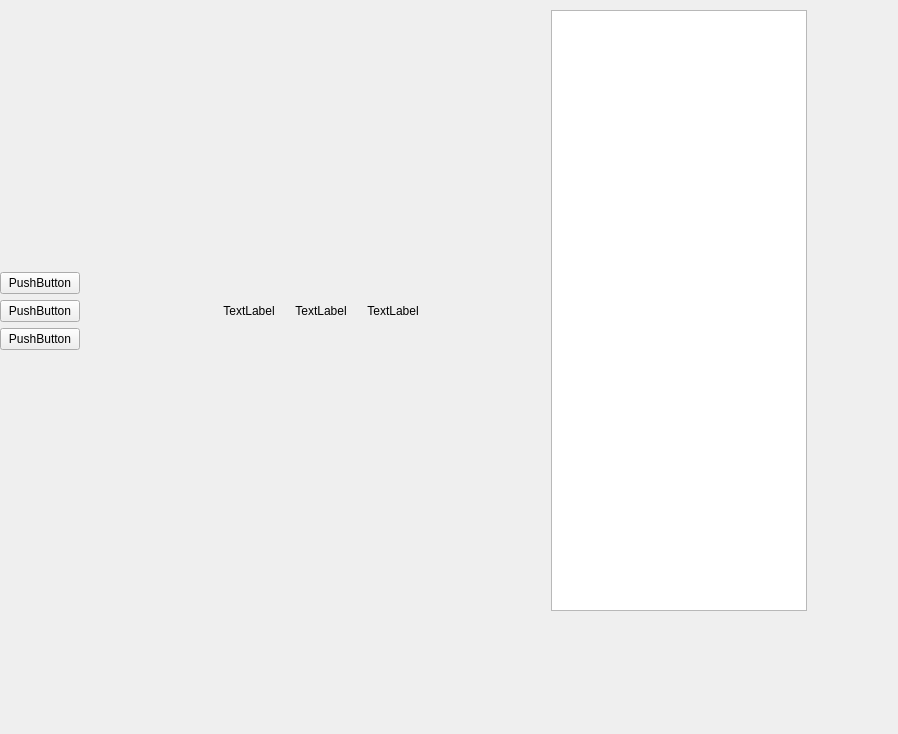
<?xml version="1.0" encoding="UTF-8"?>
<ui version="4.0">
 <class>MainWindow</class>
 <widget class="QMainWindow" name="MainWindow">
  <property name="geometry">
   <rect>
    <x>0</x>
    <y>0</y>
    <width>898</width>
    <height>734</height>
   </rect>
  </property>
  <property name="windowTitle">
   <string>XcomPerkEdit Test GUI v2</string>
  </property>
  <widget class="QWidget" name="centralwidget">
   <widget class="QWidget" name="gridLayoutWidget">
    <property name="geometry">
     <rect>
      <x>0</x>
      <y>0</y>
      <width>831</width>
      <height>621</height>
     </rect>
    </property>
    <layout class="QGridLayout" name="gridLayout" columnminimumwidth="0,0">
     <item row="0" column="0">
      <layout class="QVBoxLayout" name="ButtonVBoxLayout">
       <item>
        <spacer name="verticalSpacer">
         <property name="orientation">
          <enum>Qt::Vertical</enum>
         </property>
         <property name="sizeHint" stdset="0">
          <size>
           <width>20</width>
           <height>40</height>
          </size>
         </property>
        </spacer>
       </item>
       <item>
        <widget class="QPushButton" name="LoadSaveButton">
         <property name="text">
          <string>PushButton</string>
         </property>
        </widget>
       </item>
       <item>
        <widget class="QPushButton" name="PerkEditButton">
         <property name="text">
          <string>PushButton</string>
         </property>
        </widget>
       </item>
       <item>
        <widget class="QPushButton" name="SavePushButton">
         <property name="text">
          <string>PushButton</string>
         </property>
        </widget>
       </item>
       <item>
        <spacer name="verticalSpacer_2">
         <property name="orientation">
          <enum>Qt::Vertical</enum>
         </property>
         <property name="sizeHint" stdset="0">
          <size>
           <width>20</width>
           <height>40</height>
          </size>
         </property>
        </spacer>
       </item>
      </layout>
     </item>
     <item row="0" column="1">
      <widget class="QStackedWidget" name="stackedWidget">
       <property name="currentIndex">
        <number>1</number>
       </property>
       <widget class="QWidget" name="SavePageWidget">
        <widget class="QWidget" name="verticalLayoutWidget_2">
         <property name="geometry">
          <rect>
           <x>-1</x>
           <y>-1</y>
           <width>721</width>
           <height>611</height>
          </rect>
         </property>
         <layout class="QVBoxLayout" name="SavePageVBoxLayout" stretch="1,11">
          <item>
           <layout class="QHBoxLayout" name="PathHBoxLayout">
            <item>
             <widget class="QLineEdit" name="PathLineEdit"/>
            </item>
            <item>
             <widget class="QPushButton" name="PathPushButton">
              <property name="text">
               <string>PushButton</string>
              </property>
             </widget>
            </item>
           </layout>
          </item>
          <item>
           <widget class="QListWidget" name="SaveListWidget"/>
          </item>
         </layout>
        </widget>
       </widget>
       <widget class="QWidget" name="PerkEditPage">
        <widget class="QWidget" name="horizontalLayoutWidget_2">
         <property name="geometry">
          <rect>
           <x>10</x>
           <y>10</y>
           <width>711</width>
           <height>601</height>
          </rect>
         </property>
         <layout class="QHBoxLayout" name="horizontalLayout" stretch="0,0,0,0">
          <item>
           <spacer name="horizontalSpacer">
            <property name="orientation">
             <enum>Qt::Horizontal</enum>
            </property>
            <property name="sizeHint" stdset="0">
             <size>
              <width>40</width>
              <height>20</height>
             </size>
            </property>
           </spacer>
          </item>
          <item>
           <layout class="QVBoxLayout" name="verticalLayout">
            <property name="spacing">
             <number>20</number>
            </property>
            <item>
             <spacer name="verticalSpacer_3">
              <property name="orientation">
               <enum>Qt::Vertical</enum>
              </property>
              <property name="sizeHint" stdset="0">
               <size>
                <width>20</width>
                <height>40</height>
               </size>
              </property>
             </spacer>
            </item>
            <item>
             <layout class="QHBoxLayout" name="StatsHBoxLayout">
              <item>
               <widget class="QLabel" name="MobilityLabel">
                <property name="text">
                 <string>TextLabel</string>
                </property>
                <property name="alignment">
                 <set>Qt::AlignCenter</set>
                </property>
               </widget>
              </item>
              <item>
               <widget class="QLabel" name="AimLabel">
                <property name="text">
                 <string>TextLabel</string>
                </property>
                <property name="alignment">
                 <set>Qt::AlignCenter</set>
                </property>
               </widget>
              </item>
              <item>
               <widget class="QLabel" name="WillLabel">
                <property name="text">
                 <string>TextLabel</string>
                </property>
                <property name="alignment">
                 <set>Qt::AlignCenter</set>
                </property>
               </widget>
              </item>
             </layout>
            </item>
            <item>
             <layout class="QHBoxLayout" name="Row1HBoxLayout">
              <property name="spacing">
               <number>15</number>
              </property>
             </layout>
            </item>
            <item>
             <layout class="QHBoxLayout" name="Row2HBoxLayout">
              <property name="spacing">
               <number>15</number>
              </property>
             </layout>
            </item>
            <item>
             <layout class="QHBoxLayout" name="Row3HBoxLayout">
              <property name="spacing">
               <number>15</number>
              </property>
             </layout>
            </item>
            <item>
             <layout class="QHBoxLayout" name="Row4HBoxLayout">
              <property name="spacing">
               <number>15</number>
              </property>
             </layout>
            </item>
            <item>
             <layout class="QHBoxLayout" name="Row5HBoxLayout">
              <property name="spacing">
               <number>15</number>
              </property>
             </layout>
            </item>
            <item>
             <layout class="QHBoxLayout" name="Row6HBoxLayout">
              <property name="spacing">
               <number>15</number>
              </property>
             </layout>
            </item>
            <item>
             <spacer name="verticalSpacer_4">
              <property name="orientation">
               <enum>Qt::Vertical</enum>
              </property>
              <property name="sizeHint" stdset="0">
               <size>
                <width>20</width>
                <height>40</height>
               </size>
              </property>
             </spacer>
            </item>
           </layout>
          </item>
          <item>
           <spacer name="horizontalSpacer_2">
            <property name="orientation">
             <enum>Qt::Horizontal</enum>
            </property>
            <property name="sizeHint" stdset="0">
             <size>
              <width>40</width>
              <height>20</height>
             </size>
            </property>
           </spacer>
          </item>
          <item>
           <widget class="QListWidget" name="SoldierListWidget">
            <property name="minimumSize">
             <size>
              <width>0</width>
              <height>0</height>
             </size>
            </property>
            <property name="maximumSize">
             <size>
              <width>300</width>
              <height>16777215</height>
             </size>
            </property>
           </widget>
          </item>
         </layout>
        </widget>
       </widget>
      </widget>
     </item>
    </layout>
   </widget>
  </widget>
 </widget>
 <resources/>
 <connections/>
</ui>
